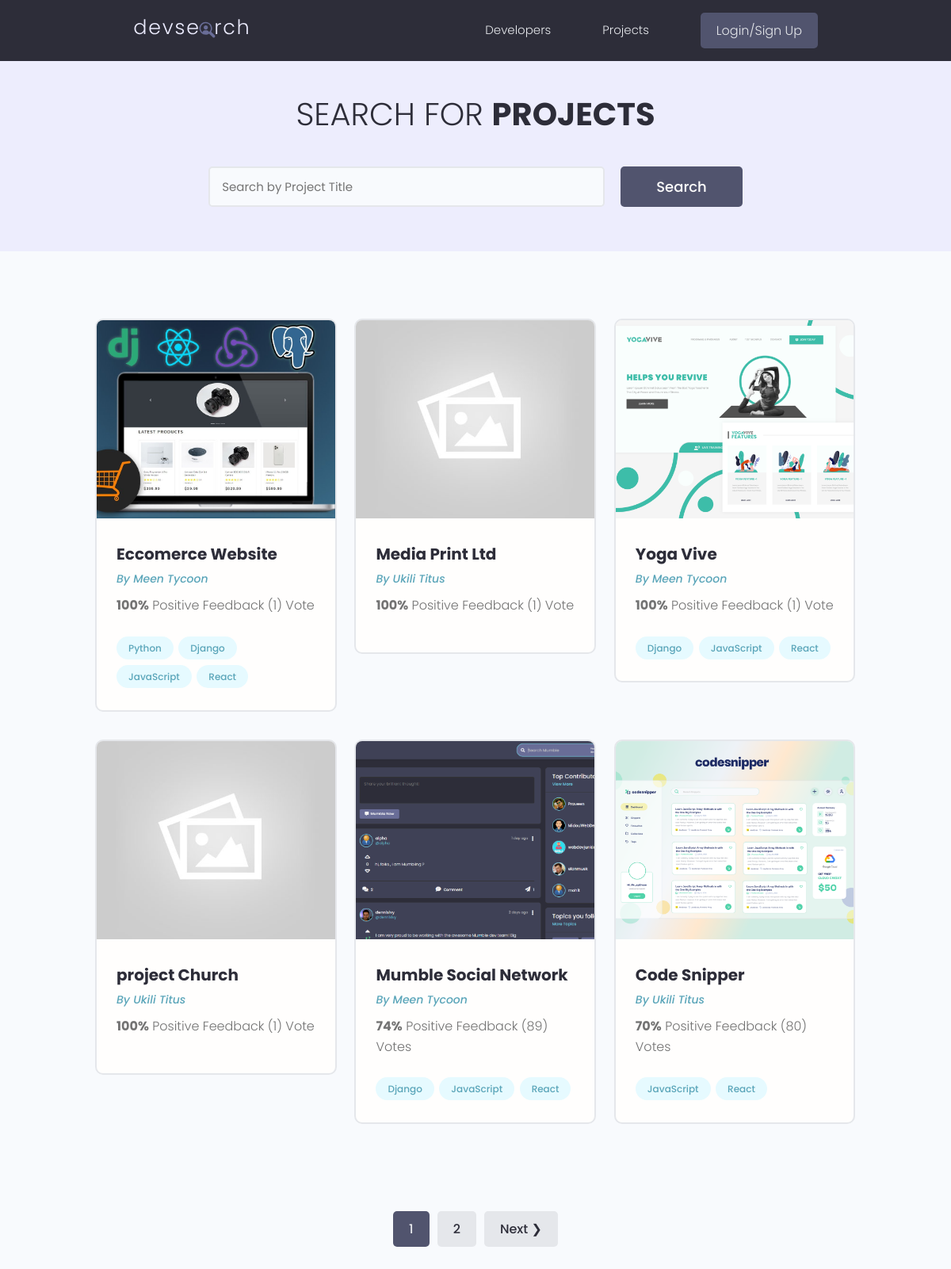
/projects/, run on the app's committed database.
### projects/models.py (models this page shows, shortened)
class Project(models.Model):
    owner = models.ForeignKey(Profile, null=True, blank=True, on_delete=models.SET_NULL)
    title = models.CharField(max_length=200)
    description = models.TextField(null=True, blank=True)
    featured_image = models.ImageField(null=True, blank=True, default="default.jpg")
    demo_link = models.CharField(max_length=2000, null=True, blank=True)
    source_link = models.CharField(max_length=2000, null=True, blank=True)
    tags = models.ManyToManyField("Tag", blank=True)
    vote_total = models.IntegerField(default=0, null=True, blank=True)
    vote_ratio = models.IntegerField(default=0, null=True, blank=True)
    created = models.DateTimeField(auto_now_add=True)
    id = models.UUIDField(
        default=uuid.uuid4, unique=True, primary_key=True, editable=False
    )
    class Meta:
        ordering = ["-vote_ratio", "-vote_total", "title"]

class Tag(models.Model):
    name = models.CharField(max_length=200)
    created = models.DateTimeField(auto_now_add=True)
    id = models.UUIDField(
        default=uuid.uuid4, unique=True, primary_key=True, editable=False
    )
    def __str__(self):
        return self.name

### users/models.py (models this page shows, shortened)
class Profile(models.Model):
    user = models.OneToOneField(User, on_delete=models.CASCADE, null=True, blank=True)
    name = models.CharField(max_length=200, null=True, blank=True)
    email = models.EmailField(max_length=500, null=True, blank=True)
    username = models.CharField(max_length=200, null=True, blank=True)
    location = models.CharField(max_length=200, null=True, blank=True)
    short_intro = models.CharField(max_length=200, null=True, blank=True)
    bio = models.TextField(null=True, blank=True)
    profile_image = models.ImageField(
        null=True,
        blank=True,
        upload_to="profiles/",
        default="profiles/user-default.png",
    )
    social_github = models.CharField(max_length=200, null=True, blank=True)
    social_twitter = models.CharField(max_length=200, null=True, blank=True)
    social_linkedin = models.CharField(max_length=200, null=True, blank=True)
    social_youtube = models.CharField(max_length=200, null=True, blank=True)
    social_website = models.CharField(max_length=200, null=True, blank=True)
    created = models.DateTimeField(auto_now_add=True)
    id = models.UUIDField(
        default=uuid.uuid4, unique=True, primary_key=True, editable=False
    )
    class Meta:
        ordering = ["username"]

### projects/views.py (the view)
# urls.py: path("projects/", include("projects.urls")),
def projects(request):
    projects, search_query = search_projects(request)
    custom_range, projects = paginate_projects(request, projects, 6)
    context = {
        "projects": projects,
        "search_query": search_query,
        "custom_range": custom_range,
    }
    return render(request, "projects/projects.html", context)

### projects/utils.py (called while the page is built)
def search_projects(request):
    search_query = ""
    if request.GET.get("search_query"):
        search_query = request.GET.get("search_query")
    tags = Tag.objects.filter(
        name__icontains=search_query
    )
    projects = Project.objects.distinct().filter(
        Q(title__icontains=search_query) |
        Q(description__icontains=search_query) |
        Q(owner__name__icontains=search_query) |
        Q(tags__in=tags)
    )
    return projects, search_query

def paginate_projects(request,projects,results):
    page = request.GET.get("page")
    paginator = Paginator(projects, results)
    try:
        projects = paginator.page(page)
    except PageNotAnInteger:
        page = 1
        projects = paginator.page(page)
    except EmptyPage:
        page = paginator.num_pages
        projects = paginator.page(page)
    left_index = int(page) - 4
    if left_index < 1:
        left_index = 1
    right_index = int(page) + 5
    if right_index > paginator.num_pages:
        right_index = paginator.num_pages + 1
    custom_range = range(left_index, right_index)
    return custom_range,projects

### projects/templates/projects/projects.html (shortened to what this page needs)
{% extends "base.html" %} {% block content %}
<main class="projects">
  <section class="hero-section text-center">
    <div class="container container--narrow">
      <div class="hero-section__box">
        <h2>Search for <span>Projects</span></h2>
      </div>
      <div class="hero-section__search">
        <form id="searchForm" class="form" action="{% url 'projects' %}" method="get">
          <div class="form__field">
            <input
              class="input input--text"
              id="formInput#search"
              type="text"
              name="search_query"
              value="{{search_query}}"
              placeholder="Search by Project Title"
            />
          </div>
          <input class="btn btn--sub btn--lg" type="submit" value="Search" />
        </form>
      </div>
    </div>
  </section>
  <section class="projectsList">
    <div class="container">
      <div class="grid grid--three">
        {% for project in projects %}
        <div class="column">
          <div class="card project">
            <a href="{% url 'project' project.id %}" class="project">
              <img
                class="project__thumbnail"
                src="{{project.featured_image.url}}"
                alt="project thumbnail"
              />
              <div class="card__body">
                <h3 class="project__title">{{project.title}}</h3>
                <p>
                  <a
                    class="project__author"
                    href="{% url 'user-profile' project.owner.id %}"
                    >By {{project.owner.name}}</a
                  >
                </p>
                <p class="project--rating">
                  <span style="font-weight: bold">{{project.vote_ratio}}%</span>
                  Positive Feedback ({{project.vote_total}})
                  Vote{{project.vote_total|pluralize:"s"}}
                </p>
                <div class="project__tags">
                  {% for tag in project.tags.all %}
                  <span class="tag tag--pill tag--main">
                    <small>{{tag}}</small>
                  </span>
                  {% endfor %}
                </div>
              </div>
            </a>
          </div>
        </div>
        {% endfor %}
      </div>
    </div>
  </section>
  {% include "pagination.html" with queryset=projects custom_range=custom_range %}
</main>
{% endblock content %}

### templates/base.html (shortened to what this page needs)
<!DOCTYPE html>
{% load static %}
<html lang="en">
  <head>
    <link
      rel="stylesheet"
      href="https://cdn.iconmonstr.com/1.3.0/css/iconmonstr-iconic-font.min.css"
    />
    <link rel="stylesheet" href="{% static 'uikit/styles/uikit.css' %}" />
    <link rel="stylesheet" href="{% static 'styles/app.css' %}" />
  </head>
  <body>
    {% include "navbar.html" %}  {% block content %} {% endblock%}
  </body>
</html>

### templates/navbar.html (shortened to what this page needs)
{% load static %}
<header class="header">
  <div class="container container--narrow">
    <a href="{% url 'profiles' %}" class="header__logo">
      <img src="{% static 'images/logo.svg' %} " alt="DevSearch Logo" />
    </a>
    <nav class="header__nav">
      <ul class="header__menu">
        <li class="header__menuItem">
          <a href="{% url 'profiles' %}">Developers</a>
        </li>
        <li class="header__menuItem">
          <a href="{% url 'projects' %}">Projects</a>
        </li>
        {% if request.user.is_authenticated %}
        <li class="header__menuItem">
          <a href="{% url 'account' %}">My Account</a>
        </li>
         <li class="header__menuItem"><a href="{% url 'inbox' %}">Inbox</a></li>
        <li class="header__menuItem">
          <a href="{% url 'logout' %}" class="btn btn--sub">Logout</a>
        </li>
        {% else %}
        <li class="header__menuItem">
          <a href="{% url 'login' %}" class="btn btn--sub">Login/Sign Up</a>
        </li>
        {% endif %}
      </ul>
    </nav>
  </div>
</header>

### templates/pagination.html (shortened to what this page needs)
{% if queryset.has_other_pages %}
<div class="pagination">
  <ul class="container">
     {% for page in custom_range %} {% if page == queryset.number %}
    <li>
      <a
        href="?page={{page}}"
        class="btn page-link btn--sub"
        data-page="{{page}}"
        >{{page}}</a
      >
    </li>
    {% else %}
    <li>
      <a href="?page={{page}}" class="btn page-link" data-page="{{page}}"
        >{{page}}</a
      >
    </li>
    {% endif %} {% endfor %} {% if queryset.has_next %}
    <li>
      <a
        href="?page={{queryset.next_page_number}}"
        class="btn page-link"
        data-page="{{queryset.next_page_number}}"
      >
        Next &#10095;
      </a>
    </li>
    {% endif %}
  </ul>
</div>
{% endif %}

### static/styles/app.css (style rules this page uses)
:root { --color-sub: #2d2d39; }
.btn--sub { background-color: var(--color-sub-light); }
.card { border: 2px solid var(--color-light); }
img { width: 100%; }
.header { position: sticky; z-index: 111; background-color: var(--color-sub); padding: 1.5rem 0; }
.header > .container { display: flex; justify-content: space-between; align-items: center; }
.header__logo > img { height: 3.8rem; }
.header__nav > ul { display: inline-flex; align-items: center; list-style: none; gap: 6.5rem; }
.header__menuItem > a { color: var(--color-light); font-weight: 300; }
.hero-section { height: 40vh; display: flex; align-items: center; background-color: var(--color-sub); }
.hero-section__box { margin-bottom: 4rem; }
.hero-section__box > h2, .hero-section__box > h2 > span { font-size: 4rem; color: var(--color-light); line-height: 1.3; text-transform: uppercase; }
.hero-section__box > h2 { font-weight: 300; }
.hero-section__box > h2 > span { font-weight: 700; }
.hero-section__search > .form { display: flex; align-items: center; justify-content: center; gap: 2rem; }
.hero-section__search > .form input.input--text { width: 50rem; }
.pagination { margin-top: 8rem; margin-bottom: 10rem; }
.pagination > ul { flex-wrap: wrap; list-style: none; display: flex; align-items: center; justify-content: center; gap: 1rem; }
.pagination .btn { color: var(--color-sub); }
.pagination .btn.btn--sub { color: var(--color-light); }
.project__author { font-size: 1.4rem; font-style: italic; }
.project--rating { margin-bottom: 1.6em; margin-top: .5em; }
.projects > .hero-section { background: var(--color-sub-lighter); height: 30vh; }
.projects .hero-section__box { margin-bottom: 2.5rem; }
.projects .hero-section__box > h2 { color: var(--color-sub); }
.projects .hero-section__box > h2 > span { font-weight: 700; color: var(--color-sub); }
.projectsList { margin-top: 8rem; }
.project__thumbnail { height: 25rem; object-fit: cover; object-position: top center; }
.project__title { font-size: 2rem; font-weight: 700; color: var(--color-sub); }

### static/uikit/styles/modules/_variables.css (style rules this page uses)
:root { --color-main: #5aa5b9; --color-main-light: #e6faff; --color-sub: #3f4156; --color-sub-light: #51546e; --color-sub-lighter: #ededfd; --color-text: #737373; --color-gray: #8b8b8b; --color-light: #e5e7eb; --color-light-gray: #767676; --color-bg: #f8fafd; --color-white: #fffefd; --color-white-light: #f3f3f3; --color-success: #359e64; --color-success-bg: #def8e8; --color-error: #fc4b0b; --color-error-bg: #fff2ee; --font-base: 'Poppins', arial, helvetica, 'Segoe UI', roboto, ubuntu, sans-serif; --font-monospace: 'Fira Code', 'Courier New', courier, monospace; --font-regular: 300; --font-medium: 500; --font-bold: 700; --generic-shadow: 1px 1px 5px #00000010; --generic-transition: all 0.3s ease-in-out; }

### static/uikit/styles/modules/_base.css (style rules this page uses)
* { margin: 0; padding: 0; box-sizing: border-box; text-rendering: optimizeLegibility; color: inherit; font-size: inherit; }
html { font-size: 50%; }
@media only screen and (min-width: 480px) { html { font-size: 56.25%; } }
@media only screen and (min-width: 1200px) { html { font-size: 62.5%; } }
body { line-height: 1.6; font-weight: 400; font-size: 1.5rem; color: var(--color-text); background-color: var(--color-bg); min-height: 100vh; }

### static/uikit/styles/modules/_typography.css (style rules this page uses)
* { font-family: var(--font-base); }
h2 { font-size: 3.6rem; font-weight: var(--font-bold); }
h3 { font-size: 3.2rem; font-weight: var(--font-medium); }
p, span, strong { font-size: 1.6rem; color: var(--color-text); font-weight: var(--font-regular); }
a { padding-bottom: 2px; text-decoration: none; display: inline-block; color: var(--color-main); font-weight: var(--font-medium); }

### static/uikit/styles/modules/_utilities.css (style rules this page uses)
.container { width: 92%; max-width: 165rem; margin: 0 auto; box-sizing: border-box; }
.container--narrow { width: 92%; max-width: 120rem; }
@media screen and (min-width: 1000px) { .container { width: 90%; } }
@media screen and (min-width: 1000px) { .container--narrow { width: 85%; } }
@media screen and (min-width: 1200px) { .container { width: 80%; } }
@media screen and (min-width: 1200px) { .container--narrow { width: 72%; } }
.text-center { text-align: center; }

### static/uikit/styles/modules/_card.css (style rules this page uses)
.card { border-radius: 1rem; background-color: var(--color-white); border: 1.5px solid var(--color-light); width: auto; height: auto; margin-top: 0.5rem; margin-bottom: 0.5rem; overflow: hidden; }
.card__body, .card__header { padding: 2rem 2.5rem; }

### data on the page
Project: featured_image (picture), title "Eccomerce Website", owner.name "Meen Tycoon", vote_ratio "100", vote_total "1"
Tag: name "Python"
Tag: name "Django"
Tag: name "JavaScript"
Tag: name "React"
Project: featured_image (placeholder picture), title "Media Print Ltd", owner.name "Ukili Titus", vote_ratio "100", vote_total "1"
Project: featured_image (picture), title "Yoga Vive", owner.name "Meen Tycoon", vote_ratio "100", vote_total "1"
Project: featured_image (placeholder picture), title "project Church", owner.name "Ukili Titus", vote_ratio "100", vote_total "1"
Project: featured_image (picture), title "Mumble Social Network", owner.name "Meen Tycoon", vote_ratio "74", vote_total "89"
Project: featured_image (picture), title "Code Snipper", owner.name "Ukili Titus", vote_ratio "70", vote_total "80"

### other printed values
{{ page }} "1"
{{ page }} "2"
